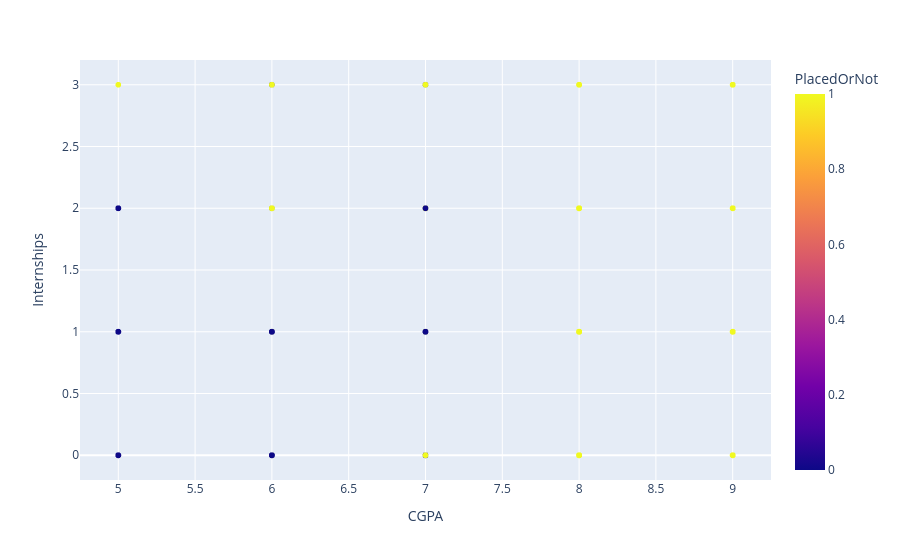

Here is the notebook cell this chart was saved with:
### Code cell
figure = px.scatter(dataframe, x="CGPA", y="Internships", color="PlacedOrNot",  
                 hover_data=['CGPA'])  
figure.show()

### Figure 1 — Plotly figure (JSON) as saved in the notebook; plotly's stock layout.template omitted (floating-point values rounded to 4 significant figures; data arrays with more than 128 entries replaced by an {"elided": "..."} marker saying what was removed)
{"data": [{"hovertemplate": "CGPA=%{x}<br>Internships=%{y}<br>PlacedOrNot=%{marker.color}<extra></extra>", "legendgroup": "", "marker": {"color": {"elided": "1137 int values"}, "coloraxis": "coloraxis", "symbol": "circle"}, "mode": "markers", "name": "", "showlegend": false, "type": "scattergl", "x": {"elided": "1137 int values"}, "xaxis": "x", "y": {"elided": "1137 int values"}, "yaxis": "y"}], "layout": {"autosize": true, "coloraxis": {"colorbar": {"title": {"text": "PlacedOrNot"}}, "colorscale": [[0, "#0d0887"], [0.1111, "#46039f"], [0.2222, "#7201a8"], [0.3333, "#9c179e"], [0.4444, "#bd3786"], [0.5556, "#d8576b"], [0.6667, "#ed7953"], [0.7778, "#fb9f3a"], [0.8889, "#fdca26"], [1, "#f0f921"]]}, "legend": {"tracegroupgap": 0}, "margin": {"t": 60}, "xaxis": {"anchor": "y", "autorange": true, "domain": [0, 1], "range": [4.757, 9.243], "title": {"text": "CGPA"}, "type": "linear"}, "yaxis": {"anchor": "x", "autorange": true, "domain": [0, 1], "range": [-0.2323, 3.232], "title": {"text": "Internships"}, "type": "linear"}}}
